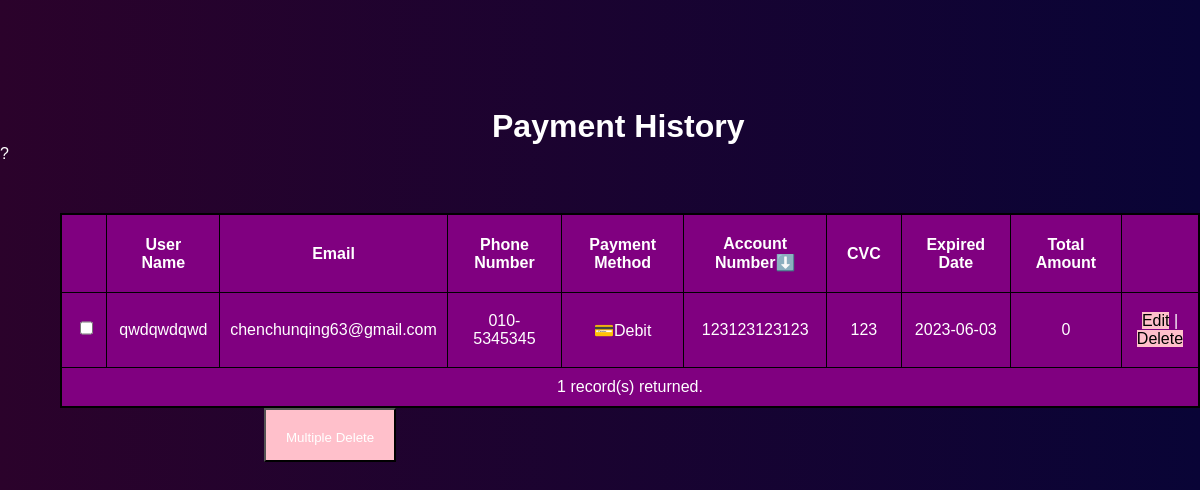
The app's page /adminViewPaymentDetail.php with its own data.
### tables this page shows
CREATE TABLE `payment` (
  `username` varchar(15) NOT NULL,
  `email_address` varchar(25) NOT NULL,
  `phone_number` varchar(13) NOT NULL,
  `payment_method` varchar(20) NOT NULL,
  `account_number` char(12) NOT NULL,
  `cvc` int(3) NOT NULL,
  `expired_date` char(10) NOT NULL,
  `total_amount` decimal(7,2) NOT NULL
);

### config/helper.php (called while the page is built, shortened)
<?php
function getAllMethod(){
    return array(
        "DEBIT"=>"💳Debit",
        "CREDIT"=>"💳Credit"
    );
}

### adminViewPaymentDetail.php (the view, shortened to what this page needs)
<!DOCTYPE html>
<html>
    <head>
        <link href="adminViewPaymentDetail_style.css" rel="stylesheet" type="text/css"/>
    </head>
    <body>
        <?php
        require_once'./config/helper.php';
      $header = array(
          'username'=>'User Name',
          'email_address'=>'Email',
          'phone_number'=>'Phone Number',
          'payment_method'=>'Payment Method',
          'account_number'=>'Account Number',
          'cvc'=>'CVC',
          'expired_date'=>'Expired Date',
          'total_amount'=>'Total Amount '
      );
      global $sort,$order;
      if (isset($_GET['sort']) && isset($_GET['order'])){
      $sort = (array_key_exists($_GET['sort'], $header)?
              $_GET['sort']:'username');
      $order = ($_GET['order']=='DESC')? 'DESC':'ASC';
      }else{
          $sort="account_number";
          $order="ASC";
      }
      if(isset($_GET["payment_method"])){
      $payment = (array_key_exists($_GET["payment_method"],
                    getAllProgram())
                    ?$_GET["payment_method"]:"%");
      }
      else{
          $payment="%";
      }
        ?>
        <h1 style="margin-top: 9%; margin-left: 41%">Payment History</h1>
        <form action="" method="POST">
            <table border="1">
                <tr>
                    <th>&nbsp;</th>
                    <?php
                    foreach($header as $key=>$value){
                        if($key==$sort){
                            printf('<th>
                                    <a href="?sort=%s&order=%s&payment=%s">%s</a>%s
                                    </th>',$key,$order=='ASC'?'DESC':'ASC',$payment,$value,$order=='ASC'?'⬇️':'⬆️');
                        }else{
                            printf('<th>
                                    <a href="?sort=%s&order=ASC&payment=%s">%s</a>
                                    </th>',$key,$payment,$value);
                        }
                    }
                    ?>
                    <th>&nbsp;</th>
                </tr>
                <?php
                $con=new mysqli(DB_HOST,DB_USER,DB_PASS,DB_NAME);
                $sql="SELECT * FROM payment WHERE payment_method LIKE '$payment' ORDER BY $sort $order";
            if($result =$con->query($sql)){
            while($record = $result->fetch_object()){
                printf("<tr>
                        <td><input type='checkbox' name='checked[]' value='%s'/></td>
                        <td>%s</td>
                        <td>%s</td>
                        <td>%s</td>
                        <td>%s</td>
                        <td>%s</td>
                        <td>%d</td>
                        <td>%s</td>
                        <td>%d</td>
                        <td><a href='editpayment.php?account=%s'>Edit</a> |
                            <a href='deletepayment.php?account=%s'>Delete</a></td>?
                        </tr>", $record->username,
                                $record->username,
                                $record->email_address,
                                $record->phone_number,
                                getAllMethod()[$record->payment_method],
                                $record->account_number,
                                $record->cvc,
                                $record->expired_date,
                                $record->total_amount,
                                $record->account_number,
                                $record->account_number);
            }
            printf("<tr><td colspan='10'>%d record(s) returned.</td></tr>",
                    $result->num_rows);
            }
                ?>
            </table>
            <input type="submit" value="Multiple Delete" name="btnDelete"
                   onclick="return confirm('This will delete all of the record that you selected. Are you sure you want to delete?')"/>
        </form>
    </body>
</html>

### adminViewPaymentDetail_style.css (style rules this page uses)
* { margin:0; padding:0; box-sizing:border-box; color: white; }
body { background:linear-gradient(to right,#2b022b,#090436); font-family:Arial,Helvetica,san-serif; }
table { color: black; background-color: purple; text-align: center; margin-left: 5%; margin-top: 50px; border:2px solid black; border-collapse: collapse; }
td { color:white; padding: 10px 10px 10px 10px; }
th { padding:20px 20px 20px 20px; }
th a { color: white; text-decoration: none; }
td a { background-color: pink; color: black; text-decoration: none; }
input { margin-left: 22%; height: 50px; background-color: pink; padding: 20px 20px 30px 20px; }

### records on screen
payment: username "qwdqwdqwd", email_address "chenchunqing63@gmail.com", phone_number "010-5345345", payment_method "💳Debit", account_number "123123123123", cvc "123", expired_date "2023-06-03", total_amount "0"

### other values on screen
$value "User Name"
$value "Email"
$value "Phone Number"
$value "Payment Method"
$value "Account Number"
$value "CVC"
$value "Expired Date"
$value "Total Amount"
$result->num_rows "1"
